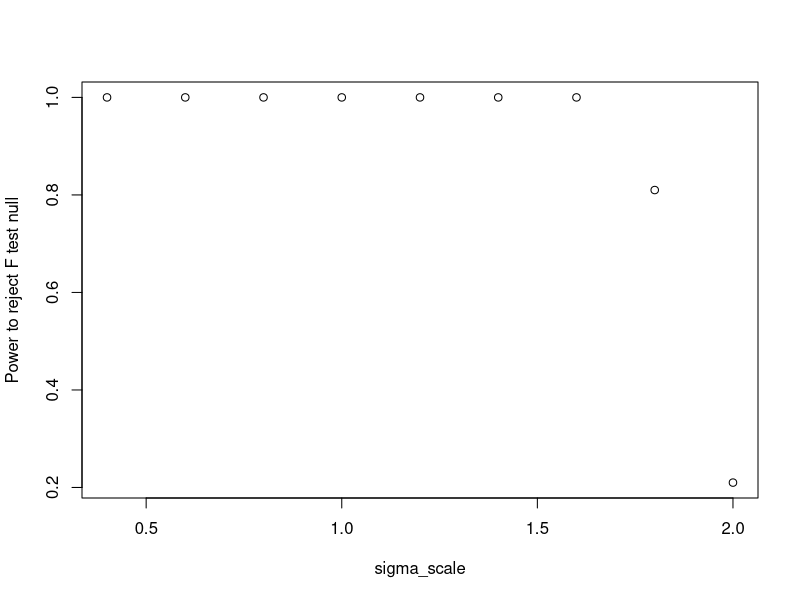

The R script that drew this image: (Note: a time limit stopped this script after it produced the figure.)
## ---- chunk 1
knitr::opts_chunk$set(echo = TRUE)
## ---- chunk 2
# Generate random X with N rows and p columns.
generate_X <- function(N, p) {
  X <- matrix(runif(N * p), nrow=N)

  return(as.data.frame(X))
}
## ---- chunk 3
# Generate errors for all X. Takes X as an argument; in a correctly specified model,
# the error doesn't depend on X, but we might want to simulate situations where it does.
generate_error <- function(X, sigma) {
  return(sigma * rnorm(nrow(X)))
}

# Generate Y using X, beta, and the error.
generate_Y <- function(X, beta, sigma) {
  return(as.matrix(X) %*% beta + generate_error(X, sigma))
}
## ---- chunk 4
# Return the p value for the F test of a linear model.
f_p_value <- function(fit) {
  fstat <- summary(fit)$fstatistic
  
  pf(fstat["value"], fstat["numdf"], fstat["dendf"], lower.tail=FALSE)
}

# Return the R^2 for a linear model fit.
r_squared <- function(fit) {
  summary(fit)$r.squared
}
## ---- chunk 5
beta <- c(-0.2, 0, -0.8)
sigma <- 0.5 # scale teh normal distribution

# What sample sizes should we try?
#sample_sizes <- 10:100
beta_scale <- seq(0.4, 2, by=0.2)
sigma_scale <- seq(0.4, 2, by=0.2)

# For each sample size, what fraction of the tests were significant?
num_significant <- numeric(length(beta_scale))

# How many times should we try at each sample size?
num_trials <- 100
N <- 50

for (jj in seq_along(sigma_scale)) {
 # beta <- beta*beta_scale[jj]/1.0
  sigma <- sigma*sigma_scale[jj]
  
  for (ii in 1:num_trials) {
    X <- generate_X(N, length(beta))
    Y <- generate_Y(X, beta, sigma)
  
    fit <- lm(Y ~ ., data=X) # . means "all columns"
    
    if (f_p_value(fit) <= 0.05) {
      num_significant[jj] <- num_significant[jj] + 1
    }
  }
}

plot(sigma_scale, num_significant / num_trials,
     xlab="sigma_scale", ylab="Power to reject F test null")
## ---- chunk 6
sigma <- 0.5

# Sample size to try -- needs to be bigger than the number of variables
N <- 100

# How many variables to use in our model
num_variables <- seq(1, 40, by=2)

# For each number of variables, what fraction of the tests were significant?
num_significant <- numeric(length(num_variables))

# How many times should we try?
num_trials <- 50

for (jj in seq_along(num_variables)) {
  p <- num_variables[jj]

  for (ii in 1:num_trials) {
    X <- generate_X(N, p)
    
    # Don't bother using generate_Y, because beta is 0. It would just do a matrix
    # multiplication with 0 for no purpose.
    Y <- generate_error(X, sigma)
  
    fit <- lm(Y ~ ., data=X)
    step_fit <- step(fit, trace=0) # do stepwise regression

    if (length(coef(step_fit)) > 1 && f_p_value(step_fit) <= 0.05) {
      num_significant[jj] <- num_significant[jj] + 1
    }
  }
}

plot(num_variables, num_significant / num_trials,
     xlab="Number of variables", ylab="Fraction of nulls falsely rejected")
## ---- chunk 7
# Generate errors for all X. The errors are t-distributed with 2 degrees of freedom.
generate_error <- function(X, sigma) {
  return(sigma * rt(nrow(X), df=2))
}
## ---- chunk 8
data <- rt(100, df=2)
qqnorm(data)
qqline(data)
## ---- chunk 9
sigma <- 0.5

# Sample size to try -- needs to be bigger than the number of variables
N <- 100

# How many variables to use in our model
num_variables <- seq(1, 40, by=2)

# For each number of variables, what fraction of the tests were significant?
num_significant <- numeric(length(num_variables))

# How many times should we try?
num_trials <- 50

for (jj in seq_along(num_variables)) {
  p <- num_variables[jj]

  for (ii in 1:num_trials) {
    X <- generate_X(N, p)
    
    # Don't bother using generate_Y, because beta is 0. It would just do a matrix
    # multiplication with 0 for no purpose.
    Y <- generate_error(X, sigma)
  
    fit <- lm(Y ~ ., data=X)
    step_fit <- step(fit, trace=0) # do stepwise regression

    if (length(coef(step_fit)) > 1 && f_p_value(step_fit) <= 0.05) {
      num_significant[jj] <- num_significant[jj] + 1
    }
  }
}

plot(num_variables, num_significant / num_trials,
     xlab="Number of variables", ylab="Fraction of nulls falsely rejected")
